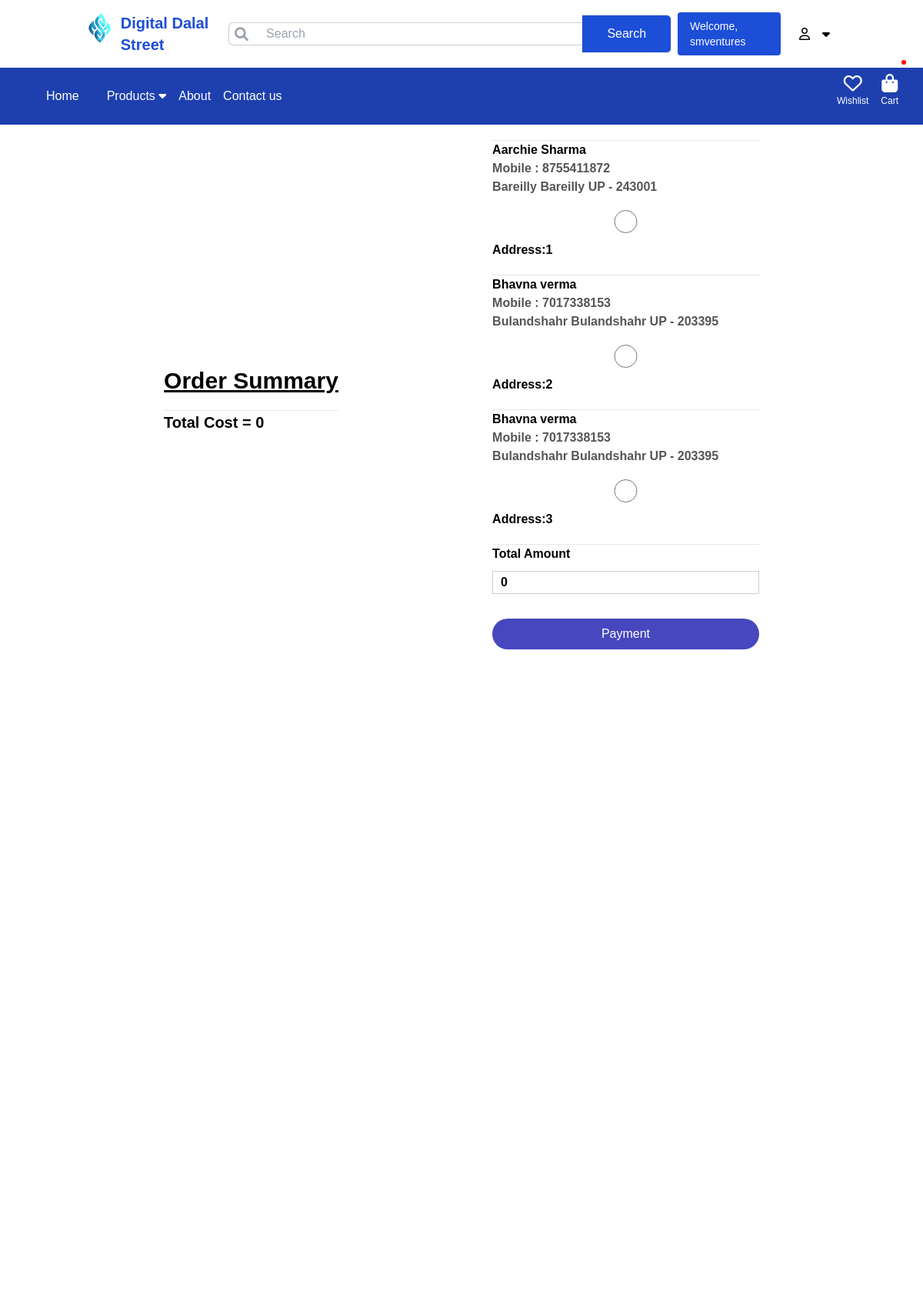
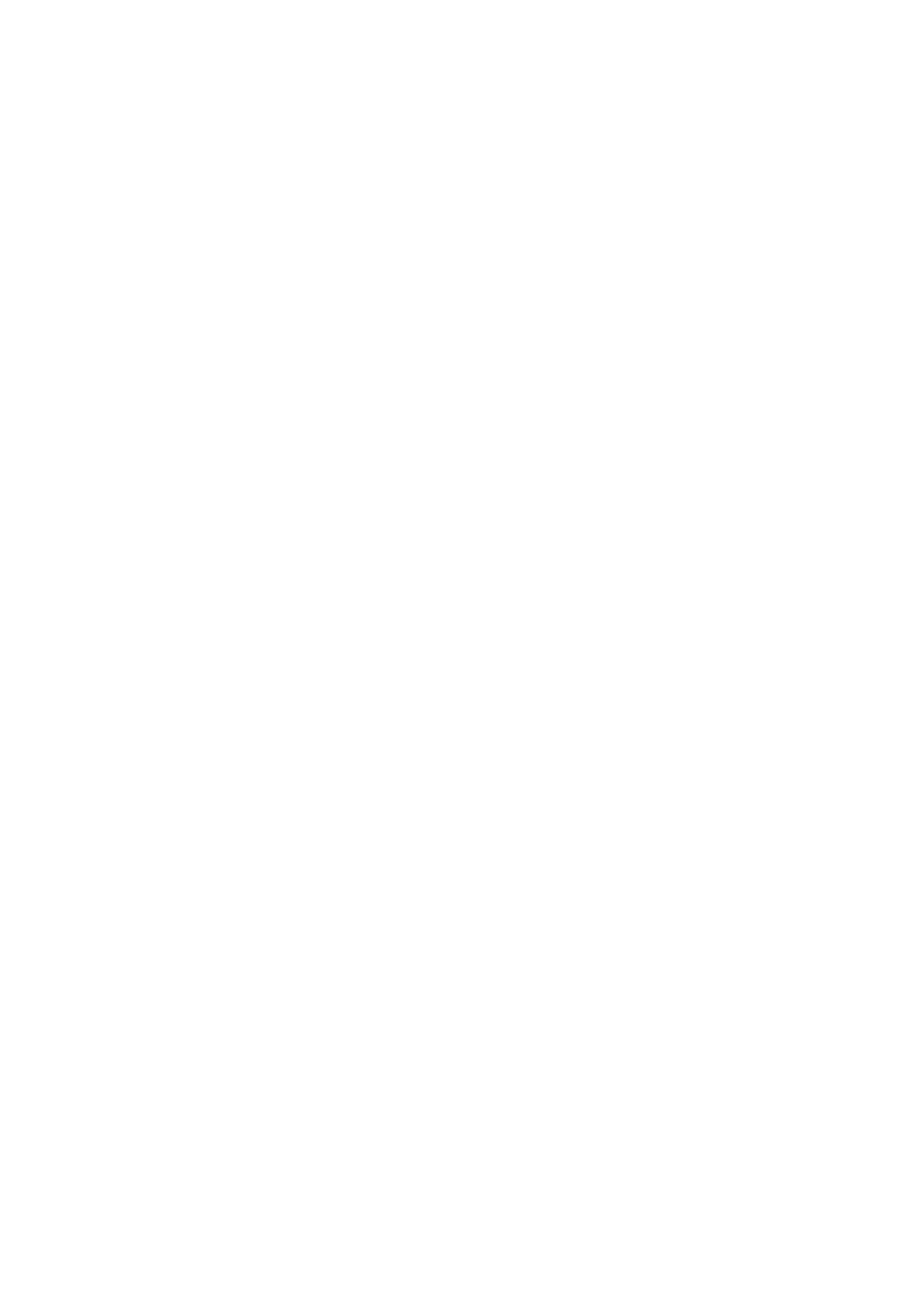
Screenshot of /checkout/ (signed in, upper part) with the database file from the repository (2 pictures, top to bottom).
### app/models.py (models this page shows, shortened)
class Customer(models.Model):
    user = models.ForeignKey(User,on_delete=models.CASCADE)
    name = models.CharField(max_length=200)
    locality = models.CharField(max_length=200)
    city = models.CharField(max_length=50)
    mobile = models.IntegerField(default=0)
    zipcode = models.IntegerField()
    state = models.CharField(choices=STATE_CHOICES,max_length=100)

### app/views.py (the view)
# urls.py: path("checkout/", views.checkout.as_view(),name="checkout"),
@method_decorator(login_required,name='dispatch')
class checkout(View):
    def get(self,request):
        totalitem = 0
        if request.user.is_authenticated:
            totalitem = len(Cart.objects.filter(user=request.user))
        user=request.user
        add=Customer.objects.filter(user=user)
        cart_items=Cart.objects.filter(user=user)
        famount = 0
        for p in cart_items:
            value = p.quantity * p.product.discounted_price
            famount = famount + value
        totalamount = famount
        return render(request,"app/checkout.html",locals())

### app/templates/app/checkout.html (shortened to what this page needs)
<!DOCTYPE html>
{% load static %}
<html lang="en">
<head>
    <link rel="stylesheet" href="{% static 'app/css/style.css' %}"/>
    <link rel="stylesheet" href="https://stackpath.bootstrapcdn.com/font-awesome/4.7.0/css/font-awesome.min.css">
    <link rel="stylesheet" href="https://cdn.jsdelivr.net/npm/bootstrap-icons@1.8.1/font/bootstrap-icons.css">
    <link rel="stylesheet" href="https://cdnjs.cloudflare.com/ajax/libs/font-awesome/6.4.2/css/all.min.css" />
    <link rel="stylesheet" href="{% static 'app/css/owl.carousel.min.css' %}"/>
    <link rel="stylesheet" href="{% static 'app/css/all.min.css' %}"/>
    <link rel="stylesheet" href="https://unpkg.com/swiper/swiper-bundle.min.css" />
    <link rel="stylesheet" href="https://cdnjs.cloudflare.com/ajax/libs/font-awesome/6.0.0-beta3/css/all.min.css">
    <script src="https://cdn.tailwindcss.com"></script>
</head>
    <body>
        <div class="">
            <header class="py-4 shadow-sm bg-white">
                <div class="container flex items-center justify-between">
                    <div class="flex flex-row">
                        <a href="index.html" >
                            <img src="../../static/app/images/product/smlogo.png" alt="Logo" class="w-10 h-auto">
                        </a>
                        <p class="ml-3 text-blue-700 font-bold text-xl flex items-center justify-center">
                            Digital Dalal Street
                        </p>
                </div>
                 <form class="w-full max-w-xl relative flex mx-auto" role="search" action="/search">
                    <span class="absolute left-2 top-3 text-lg text-gray-400">
                        <i class="fa-solid fa-magnifying-glass"></i>
                    </span>
                    <input type="search" name="search" aria-label="Search"
                        class="w-full border border-primary border-r-0 pl-12 py-3 pr-3 rounded-l-md focus:outline-none hidden md:flex"
                        placeholder="Search">
                        <button
                        class="bg-blue-700 border border-primary text-white px-8 rounded-r-md hover:bg-blue-600 transition hidden md:flex items-center justify-center" type="submit">Search</button>
                </form>
                <div class="text-sm flex flex-row gap-2 ml-2 text-black items-center justify-center">
                    {% if user.is_authenticated %}
                        <a href="{% url 'profile' %}" class="bg-blue-700 hover:bg-blue-800 text-white px-4 py-2 rounded mr-4">
                            Welcome, {{ user.username }}
                        </a>
                    </div>
                        <i class="fa-regular fa-user rounded-lg p-2"></i>
                        <div class="relative inline-block">
                            <i id="userIcon" class="fa fa-caret-down text-black rounded-lg p-2 cursor-pointer"></i>
                        </div>
                    {% else %}
                        <a href="{% url 'customerregistration' %}" class="bg-blue-700 hover:bg-blue-800 text-white px-4 py-2 rounded mr-4">Login/Signup</a>
                    {% endif %}
                </div>
                </div>
            <nav class="flex items-center justify-start bg-blue-800 text-white">
                <ul class="flex space-x-4">
                    <li><a href="/" class="hover:underline">Home </a></li>
                    <li class="relative group">
                        <a href="#" class="dropbtn" onclick="toggleDropdown()">Products <i class="fa fa-caret-down"></i></a>
                    </li>
                    <li><a href="{% url 'about' %}" class=" hover:underline">About </a></li>
                    <li><a href="#contactUsSection" class="text-white cursor-pointer hover:underline">Contact us</a></li>
                </ul>
                <div class="flex items-center space-x-4 ml-auto pr-8">
                    <a href="#" class="text-center text-white hover:text-primary transition relative">
                        <div class="text-2xl">
                            <i class="fa-regular fa-heart"></i>
                        </div>
                        <div class="text-xs leading-3">Wishlist</div>
                    </a>
                    <a href="{% url 'showcart' %}" class="text-center text-white hover:text-primary transition relative">
                        <div class="text-2xl">
                            <i class="fa-solid fa-shopping-bag"></i>
                        </div>
                        <div class="text-xs leading-3">Cart</div>
                        <div id="cartAmount" class="cartAmount"></div>
                    </a>
                </div>
            </nav>
            {% block main-content %}
            <div class="container">
                <div class="row mt-5">
                    <div class="col-sm-6">
                        <u><b><h4 class="flex items-center justify-center mb-4 " style="font-size: 30px;">Order Summary</h4></b></u>
                        <hr>
                        <b class="fw-bold"  style="font-size: 20px;">Total Cost = {{totalamount}} </b>
                        <br>
                    </div>
                    <div class="col-sm-4 offset-sm-1">
                        <hr>
                        <form method="post" id="myform">
                            {% for ad in add %}
                            <div class="card">
                                <div class="card-body">
                                <b><h5>{{ad.name}}</h5></b>
                                <b><p>Mobile : {{ad.mobile}}</p></b>
                                <b><p>{{ad.locality}} {{ad.city}} {{ad.state}} - {{ad.zipcode}}</p></b>
                                </div>
                            </div>
                                <div class="form-check mt-2 mb-5">
                                    <input class="form-check-input" type="radio" name="custid" id="custadd{{forloop.counter}}" value="{{ad.id}}">
                                    <label class="form-check-label fw-bold" for="custadd{{forloop.counter}}"><b>Address:{{forloop.counter}}</b> </label>
                                </div>
                                <hr>
                            {% endfor %}
                                <div class="form-check mb-3">
                                    <b><label for="totalamount" class="form-label">Total Amount</label></b>
                                    <b><input type="number" class="form-control" name="totalamount" value="{{totalamount}}" readonly> </b>
                                </div>
                                <div class="text-end">
                                    <button id="rzp-button1" type="submit" class="btn btn-warning mt-3 px-5 fw-bold  hover:underline text-center text-white hover:text-primary transition relative mr-3 "  style="background-color: rgb(71, 71, 190); "">Payment</button>
                                </div>
                        </form>
                    </div>
                </div>
            </div>
            {% endblock main-content %}
         <div class="flex items-end w-full min-h-screen bg-white">
        </div>
    </body>
</html>

### app/static/app/css/style.css (style rules this page uses)
* { margin: 0; padding: 0; box-sizing: border-box; }
body { font-family: sans-serif; }
i { cursor: pointer; }
a { text-decoration: none; color: white; }
.container { max-width: 1300px; margin: auto; padding-left: 25px; padding-right: 25px; }
nav { flex: 1; text-align: right; }
nav ul { display: inline-block; list-style-type: none; padding: 25px 60px; }
nav ul li { display: inline-block; margin-right: 20px; }
.cartAmount { position: absolute; top: -15px; right: -10px; font-size: 16px; background-color: red; color: white; padding: 3px; border-radius: 3px; }
p { color: #555; }
.row { display: flex; align-items: center; flex-wrap: wrap; justify-content: space-around; }
.btn { display: inline-block; background: rgb(221, 220, 220); color: #1d1a25; padding: 8px 30px; margin: 30px 0; border-radius: 30px; transition: background 0.5s; }
ul { list-style-type: none; }
form input { width: 100%; height: 30px; margin: 10px 0; padding: 0 10px; border: 1px solid #ccc; }
form .btn { width: 100%; border: none; cursor: pointer; margin: 10px 0; }
.text-center { text-align: center; margin-bottom: 20px; }

### rows the page displays
Customer: name "Aarchie Sharma", mobile "8755411872", locality "Bareilly", city "Bareilly", state "UP", zipcode "243001"
Customer: name "Bhavna verma", mobile "7017338153", locality "Bulandshahr", city "Bulandshahr", state "UP", zipcode "203395"
Customer: name "Bhavna verma", mobile "7017338153", locality "Bulandshahr", city "Bulandshahr", state "UP", zipcode "203395"

### other values shown
{{ user.username }} "smventures"
{{ totalamount }} "0"
